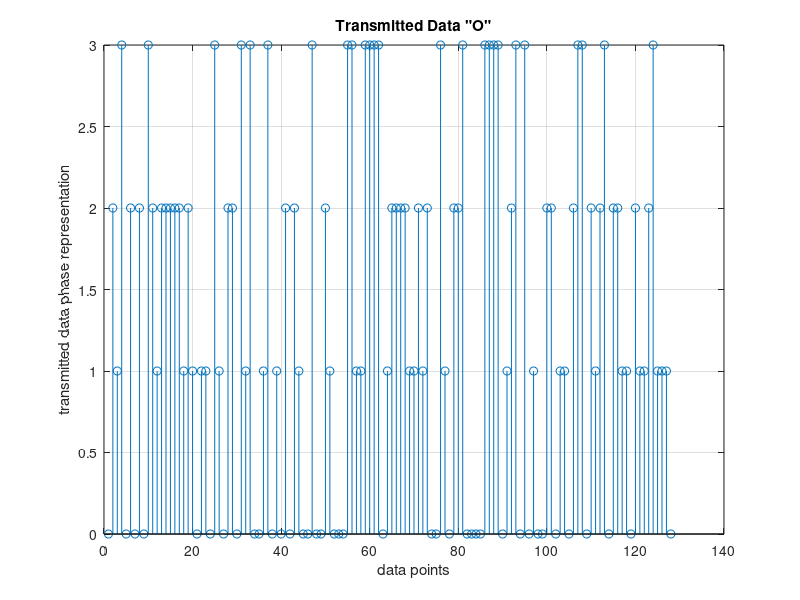
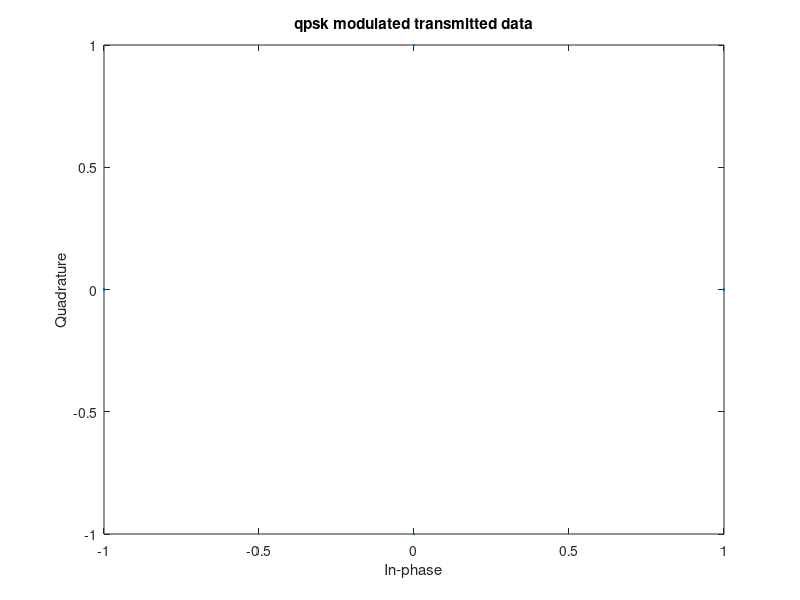
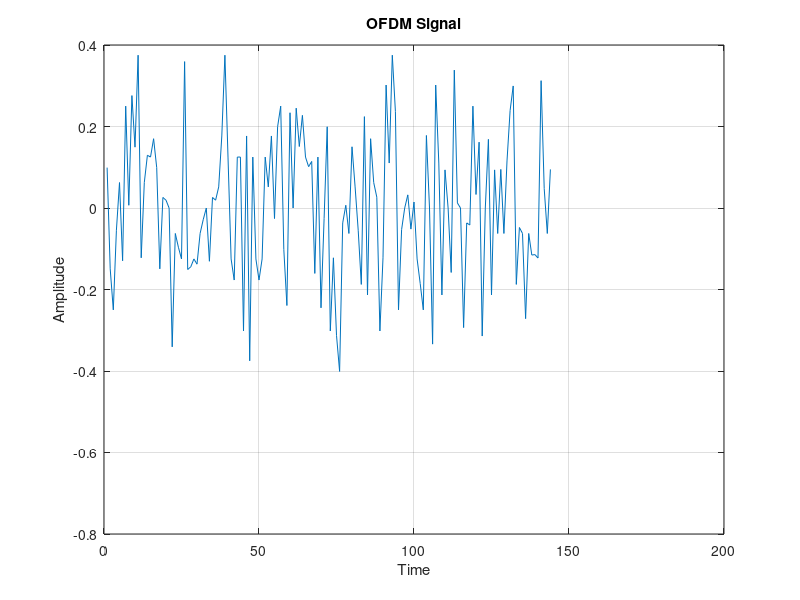

Source code (MATLAB) for these figures, in order: (Note: this script raises an error after producing the figures.)
clear
clc
%% *************Simulation Parameters***************************

Nsc= 128; % Number of OFDM subcarrier 
Nsd= 110; % number of used sub carrier
Nsp= 18; %number of used pilot sub-carrier
Rcp=1/9; % Overhead of cyclic prefix 
las_width= 5e6; %width of laser OFDM
Rb= 10e9; %Data Rate
Rin= -150; %Relative Intensity noise db/hz
wav= 1550*10^-9; %Wavelength 
G= 10; %preamplifying gain db;
Ge=20; 
n= 0.75; % Effeciency of Photo Diode
Fn= 4.77; %Noise Figure of Optical Amplifier
m = 0.1; %modulation technique
le = 1000; %link length
Tn = 0.9; % Transmitter optical effeciency
Rn= 0.75; %Reciever optical effeienyy 
Tdia = 0.1; %aperture of Tx
Rdia= 5*10^-3; %aperture of Rx
theta= 72*10^-6; % Half Beam divergence angle
coeff= 2; % Attenuation coeffecient for haze atmospheric condition
loss_window= 1; %optical Window loss
loss_pointing= 1; % Pointing loss
Ref_in_mod= 1.7*10^-14;% Refractive index for moderate turbulance
Ref_in_strong= 5*10^-14;% Refractive index for strong turbulance
G_t=8/theta;
G_r=(pi*Rdia/wav)^2;
Pt_av= 300; %Average optical power transmitted (Db)
I=1; % Irradiance
k=1.38*10^-23;
Fn=4.47;
h_upperlimit = 8; %Upperlimit of h
h_lowerlimit = 0; %Lowerlimit of h 
x= 0.01; %Interval of PDF
h= (h_lowerlimit:x:h_upperlimit);
noise_x =(0:0.01:8);

k_beam   = (2*pi)/wav;
Cn_sq    = 1.7e-14;
h_a = exp(coeff*le);
%% *************OFDM Simulation***************************
M = 4;                          %   QPSK signal constellation
no_of_data_points = 128;        %   have 64 data points
block_size = 16;                 %   size of each ofdm block
cp_len = 2;  %   length of cyclic prefix
no_of_ifft_points = block_size;           %   8 points for the FFT/IFFT
no_of_fft_points = block_size;
%%  ---------------------------------------------
%   B:  %   +++++   TRANSMITTER    +++++
%   ---------------------------------------------
%   1.  Generate 1 x 64 vector of data points phase representations
data_source = randsrc(1, no_of_data_points, 0:M-1);
figure(1)
 stem(data_source); grid on; xlabel('data points'); ylabel('transmitted data phase representation')
 title('Transmitted Data "O"')
%   2.  Perform QPSK modulation
qpsk_modulated_data = pskmod(data_source, M);
scatterplot(qpsk_modulated_data);title('qpsk modulated transmitted data')
%   3.  Do IFFT on each block
%   Make the serial stream a matrix where each column represents a pre-OFDM
%   block (w/o cyclic prefixing)
%   First: Find out the number of colums that will exist after reshaping
num_cols=length(qpsk_modulated_data)/block_size;
data_matrix = reshape(qpsk_modulated_data, block_size, num_cols);
%   Second: Create empty matix to put the IFFT'd data
cp_start = block_size-cp_len;
cp_end = block_size;
%   Third: Operate columnwise & do CP
for i=1:num_cols,
    ifft_data_matrix(:,i) = ifft((data_matrix(:,i)),no_of_ifft_points);
    %   Compute and append Cyclic Prefix
    for j=1:cp_len,
       actual_cp(j,i) = ifft_data_matrix(j+cp_start,i);
    end
    %   Append the CP to the existing block to create the actual OFDM block
    ifft_data(:,i) = vertcat(actual_cp(:,i),ifft_data_matrix(:,i));
end
%   4.  Convert to serial stream for transmission
[rows_ifft_data cols_ifft_data]=size(ifft_data);
len_ofdm_data = rows_ifft_data*cols_ifft_data;
%   Actual OFDM signal to be transmitted
ofdm_signal = reshape(ifft_data, 1, len_ofdm_data);
figure(3)
 plot(real(ofdm_signal)); xlabel('Time'); ylabel('Amplitude');
title('OFDM Signal');grid on;
P_t=Pt_av*Tn*G_t*(1+(m*ofdm_signal));





%% Gamma-Gamma
sigma_sq = 1.23*Cn_sq*(k_beam^(7/6))*le^(11/6);

dsig    = sqrt((0.25*k_beam*(Rdia)^2)/le);

%beta1 
beta1_Num = 0.51*sigma_sq*(1+(0.69*(sigma_sq)^1.2))^(-5/6);
beta1_Den = 1+(0.9*dsig^2)+(0.62*dsig^2*(sigma_sq)^1.2);

beta1     = ((exp(beta1_Num/beta1_Den))-1)^-1;

%alpha1
alpha1_Num= 0.49*sigma_sq;
alpha1_Den= (1+(0.65*dsig^2)+(1.11*(sigma_sq)^1.2))^(7/6);

alpha1    = ((exp(alpha1_Num/alpha1_Den))-1)^-1;
GGpdf_h = zeros(1,length(h));

for i = 1:length(h)
    GGpdf_h(i) = PGG2(alpha1,beta1,h(i));
end
figure(6)
plot(h,GGpdf_h)

%% Noise
SNR_dB=33; %SNR value in dB
SNR=10.^(SNR_dB./10);
 h2=h.^2;
 
%  SNR= SNR.*h2;
Noise_var_pdf=Pt_av/SNR.*h2;
Noise_var=trapz(h,Noise_var_pdf.*GGpdf_h);
noise_pdf = raylpdf(noise_x,Noise_var.^2);
plot(noise_x,noise_pdf)


%% SNR and BER
Snr_th= 50;
SNR_th=10.^(Snr_th./10);
%   SNR_th= SNR_th.*h2;
N0= Pt_av/SNR_th.*h2;

for i=1:length(h2)
    [c limit]=  min(abs(noise_pdf-N0(i)));
    if limit==1
        stp(i)=0;
    else
        stp(i)= trapz(h(1:limit),noise_pdf(1:limit));
    end
end
STP= trapz(h,stp.*GGpdf_h)
 
%% STP Calculation

%   for i= 1:length(h2)
%       STP[i]= trapz(GGpdg_h).*
%   end
  
%%
%   ------------------------------------------
%   E:  %   +++++   RECEIVER    +++++
%   ------------------------------------------
 
P_r=P_t*n*G_r*((wav/4*pi*le)^2)*I;
p_d=((m*G*Ge*Tn*Rn*G_t*G_r*Pt_av*((wav/4*pi*le)^2)*I)^2);


%   1.  Pass the ofdm signal through the channel
recvd_signal = ofdm_signal;
%   4.  Convert Data back to "parallel" form to perform FFT
recvd_signal_matrix = reshape(recvd_signal,rows_ifft_data, cols_ifft_data);
%   5.  Remove CP
recvd_signal_matrix(1:cp_len,:)=[];
%   6.  Perform FFT
for i=1:cols_ifft_data,
    %   FFT
    fft_data_matrix(:,i) = fft(recvd_signal_matrix(:,i),no_of_fft_points);
end
%   7.  Convert to serial stream
recvd_serial_data = reshape(fft_data_matrix, 1,(block_size*num_cols));
%   8.  Demodulate the data
qpsk_demodulated_data = pskdemod(recvd_serial_data,M);
scatterplot(qpsk_modulated_data);title('qpsk modulated received data')
 figure(5)
stem(qpsk_demodulated_data,'rx');
% grid on;xlabel('data points');ylabel('received data phase representation');title('Received Data "X"')  



